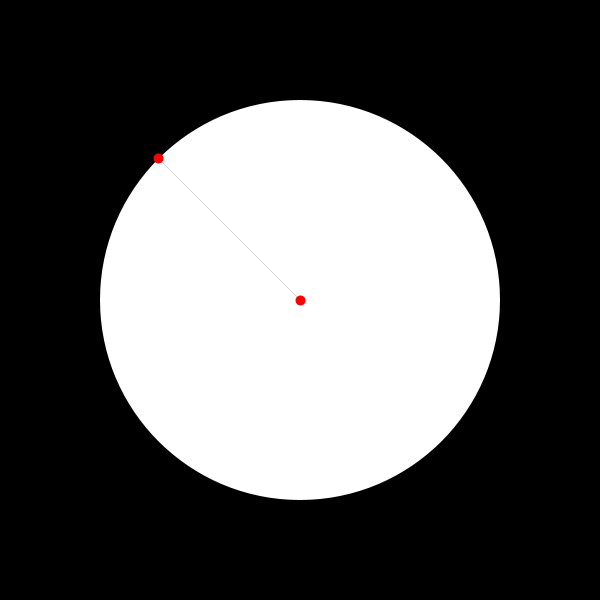
Frame 1 (no input)
Frame 60 (the mouse pressed at the canvas centre just before this capture): identical to frame 1, image omitted
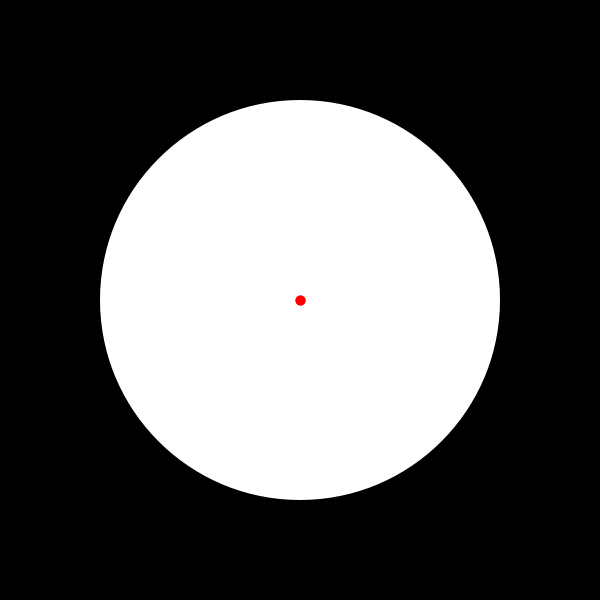
Frame 120 (the mouse held since frame 60 and released just before this capture)

The Processing sketch that drew these frames (run headless with seeded random() and noise(); from frame 60 on, the mouse is pressed at the canvas centre):

// Processing sketch: TargetClampedInACircle
// ── TargetClampedInACircle.pde
PVector direction = new PVector(0, 0);
PVector oldDirection = new PVector(0, 0);
boolean starting = true;
float raio = 200;
void setup() {
  size(600, 600);
  background(0);
}

void draw() {
  background(0);
  translate(width/2, height/2);
  PVector mousePos = new PVector(mouseX, mouseY);
  direction = mousePos.sub(new PVector(width/2, height/2));
  if(starting){
   oldDirection = direction; 
   starting = false;
  }
  direction.normalize();
  direction.mult(raio);
  if (mousePressed) {
    background(0);
  }
  noStroke();
  circle(0, 0, raio*2);
  stroke(255,0,0);
  strokeWeight(10);
  point(0, 0);
  line(direction.x, direction.y, oldDirection.x, oldDirection.y);
  oldDirection = direction;
  strokeWeight(0);
  stroke(0);
  line(0, 0, direction.x, direction.y);
}
